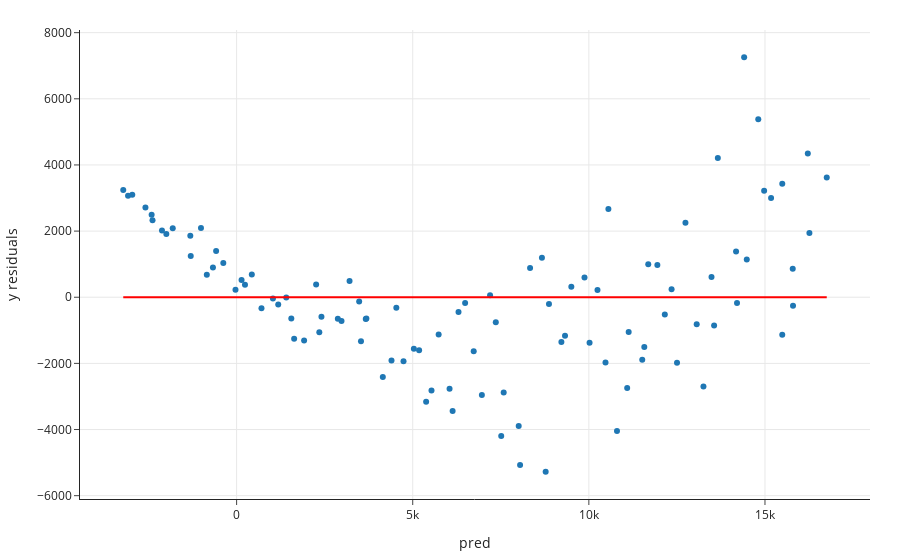

Write notebook code for a chart like this one.
### Markdown cell above
It doesn't appear to be the case that `'x'` and `'y'` are linearly associated here, and they aren't – there is a **quadratic** relationship between them. 

One way we may be able to notice this is a **residual plot**, where we visualize the residuals (or errors), $e = y_i - H^*(x_i)$, as defined in Question 1. Note that if we were to create a **residual plot** based on the data above, there would be a pattern – the residuals for smaller `'x'` would mostly be positive, and the residuals for larger `'x'` would mostly be negative. Patterns in a residual plot imply that the relationship between the two variables is non-linear.

Let's take a look at the residual plot, using a helper function defined below. This function fits a `LinearRegression` model to `'x'` and `'y'`, adds a `'residuals'` column to the `df`, and plots that against the predictions `'pred'`. Note that it's equally valid to plot the residuals against `'x'`: to do that, change `x = 'pred'` to `x = x` in the call to `px.scatter` below. You'll see the trend is the same, but the x-axis will have different numbers. That's because `'pred'` is just a linear transformation of `'x'`.

### Code cell
# Feel free to use this function directly to help you answer Question 1.
def create_residual_plot(df, x, y):
    df = df.copy()
    from sklearn.linear_model import LinearRegression
    model = LinearRegression()
    model.fit(df[[x]], df[y])
    df['pred'] = model.predict(df[[x]])
    df[f'{y} residuals'] = df[y] - model.predict(df[[x]])
    return px.scatter(df, x='pred', y=f'{y} residuals', trendline='ols', trendline_color_override='red')

create_residual_plot(df_1, 'x', 'y')
